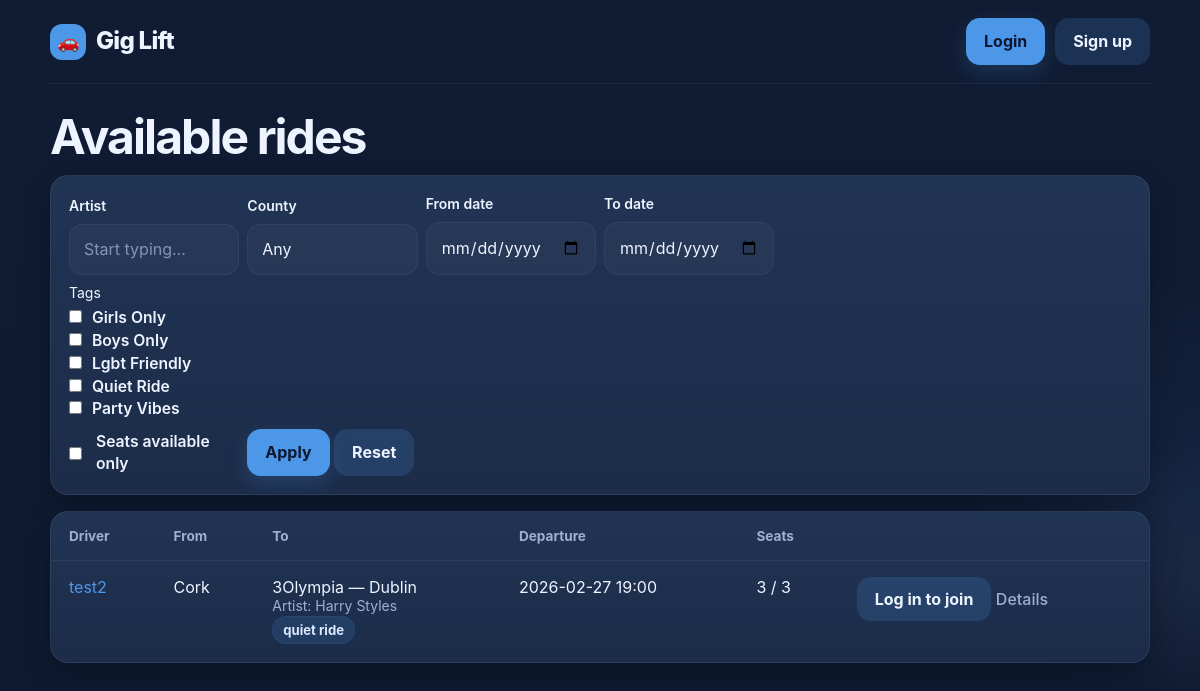
The page / on the database its author committed.
### app/models.py (models this page shows, shortened)
class Ride(Base):
    __tablename__ = "rides"
    id: Mapped[int] = mapped_column(Integer, primary_key=True)
    driver_id: Mapped[int] = mapped_column(ForeignKey("users.id"), nullable=False)
    origin: Mapped[str] = mapped_column(String(200), nullable=False)
    origin_lat: Mapped[float | None] = mapped_column(Float, nullable=True)
    origin_lng: Mapped[float | None] = mapped_column(Float, nullable=True)
    destination: Mapped[str] = mapped_column(String(200), nullable=False)
    depart_at: Mapped[datetime] = mapped_column(DateTime, nullable=False)
    seats_total: Mapped[int] = mapped_column(Integer, nullable=False, default=3)
    artist: Mapped[str] = mapped_column(String(120), nullable=False, default="")
    tags_csv: Mapped[str] = mapped_column(Text, nullable=False, default="")
    @property
    def tags(self) -> list[str]:
        return [t.strip() for t in self.tags_csv.split(",") if t.strip()]
    driver: Mapped["User"] = relationship(back_populates="rides_offered")
    bookings: Mapped[list["Booking"]] = relationship(
        back_populates="ride",
        cascade="all, delete-orphan",
    )
    messages: Mapped[list["RideMessage"]] = relationship(
        "RideMessage",
        back_populates="ride",
        cascade="all, delete-orphan",
        order_by="RideMessage.created_at.asc()",
    )

class User(Base):
    __tablename__ = "users"
    id: Mapped[int] = mapped_column(Integer, primary_key=True)
    email: Mapped[str] = mapped_column(String(255), unique=True, nullable=False)
    name: Mapped[str] = mapped_column(String(120), nullable=False)
    password: Mapped[str] = mapped_column(String(255), nullable=False)
    rides_offered: Mapped[list["Ride"]] = relationship(
        back_populates="driver",
        cascade="all, delete-orphan",
    )
    bookings: Mapped[list["Booking"]] = relationship(
        back_populates="rider",
        cascade="all, delete-orphan",
    )
    sent_messages: Mapped[list["RideMessage"]] = relationship(
        "RideMessage",
        back_populates="sender",
        cascade="all, delete-orphan",
    )

### app/web.py (the view)
@app.get("/")
def home():
    [db] = list(get_db())
    try:
        f_artist = (request.args.get("artist") or "").strip()
        f_county = (request.args.get("county") or "").strip()
        f_tags   = [t.strip().lower() for t in request.args.getlist("tags")]
        f_avail  = request.args.get("available") == "1"
        f_from   = (request.args.get("from") or "").strip()
        f_to     = (request.args.get("to") or "").strip()
        dt_from = datetime.strptime(f_from, "%Y-%m-%d") if f_from else None
        dt_to   = datetime.strptime(f_to, "%Y-%m-%d") if f_to else None
        artists  = [a["name"] for a in load_artists()] if "load_artists" in globals() else []
        counties = load_counties()
        rides = (
            db.query(Ride)
              .options(joinedload(Ride.driver), joinedload(Ride.bookings))
              .order_by(Ride.depart_at.asc())
              .all()
        )
        blocked_user_ids = set()
        if g.user:
            blocks = db.query(UserBlock).filter(
                (UserBlock.blocker_id == g.user.id) | (UserBlock.blocked_id == g.user.id)
            ).all()
            blocked_user_ids = {b.blocked_id for b in blocks if b.blocker_id == g.user.id} | \
                               {b.blocker_id for b in blocks if b.blocked_id == g.user.id}
        finished_ids = {rid for (rid,) in db.query(CompletedRide.ride_id).all()}
        joined_ids = set()
        if g.user:
            joined_ids = {
                b.ride_id
                for b in db.query(Booking).filter(Booking.rider_id == g.user.id).all()
            }
        def has_available_seat(r): return len(r.bookings) < r.seats_total
        def county_in_destination(r, county):
            return county.lower() in (r.destination or "").lower()
        filtered = []
        for r in rides:
            if r.id in finished_ids:
                continue
            if f_artist and f_artist.lower() not in (r.artist or "").lower():
                continue
            if f_county and not county_in_destination(r, f_county):
                continue
            if dt_from and r.depart_at < dt_from:
                continue
            if dt_to and r.depart_at > dt_to:
                continue
            if f_tags:
                ride_tags = [t.lower() for t in r.tags]
                if not any(t in ride_tags for t in f_tags):
                    continue
            if f_avail and not has_available_seat(r):
                continue
            filtered.append(r)
            if blocked_user_ids and r.driver_id in blocked_user_ids:
                continue
        return render_template(
            "rides_list.html",
            rides=filtered,
            joined_ids=joined_ids,
            finished_ids=finished_ids,
            artists=artists,
            counties=counties,
            sel=dict(artist=f_artist, county=f_county, tags=f_tags,
                     available=f_avail, date_from=f_from, date_to=f_to),
        )
    finally:
        db.close()

### app/auth.py (called while the page is built)
def load_current_user():
    user_id = session.get("user_id")
    if not user_id:
        g.user = None
        return
    [db] = list(get_db())
    try:
        g.user = db.query(User).get(user_id)
    finally:
        db.close()

### app/db.py (called while the page is built)
def get_db():
    db = SessionLocal()
    try:
        yield db
    finally:
        db.close()

### app/web.py (called while the page is built, shortened)
def load_artists():
    xlsx = DATA_DIR / "artists.xlsx"
    rows = []
    if not xlsx.exists():
        return rows

def load_venues():
    rows = []
    candidates = [DATA_DIR / "venues_ie.csv", DATA_DIR / "venues_ie.xlsx"]
    file = next((p for p in candidates if p.exists()), None)
    rows: list[dict] = []
    if not file:
        return rows

def load_counties():
    try:
        return sorted({v["county"] for v in load_venues()})
    except Exception:
        return []

@app.before_request
def _load_user():
    load_current_user()
    g.is_admin = False
    if g.user:
        [db] = list(get_db())
        try:
            g.is_admin = db.query(AdminUser).get(g.user.id) is not None
        finally:
            db.close()

@app.context_processor
def inject_user():
    return {"current_user": getattr(g, "user", None)}

### app/templates/rides_list.html (shortened to what this page needs)
{% extends "base.html" %}
{% block content %}
<h2>Available rides</h2>
<form method="get" class="filters" style="display:grid; gap:8px; grid-template-columns: repeat(auto-fit,minmax(160px,1fr)); align-items:end; margin:12px 0 16px;">
  <div>
    <label class="small">Artist</label>
    <input type="text" name="artist" list="artist_suggestions" value="{{ sel.artist or '' }}" placeholder="Start typing…">
  </div>
  <div>
    <label class="small">County</label>
    <select name="county">
      <option value="">Any</option>
    </select>
  </div>
  <div>
    <label class="small">From date</label>
    <input type="date" name="from" value="{{ sel.date_from or '' }}">
  </div>
  <div>
    <label class="small">To date</label>
    <input type="date" name="to" value="{{ sel.date_to or '' }}">
  </div>
  <div style="grid-column: 1 / -1;">
    <span class="small" style="display:block;margin-bottom:4px;">Tags</span>
    {% for t in ['girls only','boys only','lgbt friendly','quiet ride','party vibes'] %}
      <label style="margin-right:12px;">
        <input type="checkbox" name="tags" value="{{ t }}" {% if t in sel.tags %}checked{% endif %}> {{ t|title }}
      </label>
    {% endfor %}
  </div>
  <label style="display:flex;align-items:center; gap:8px;">
    <input type="checkbox" name="available" value="1" {% if sel.available %}checked{% endif %}> Seats available only
  </label>
  <div style="justify-self:start;">
    <button class="btn" type="submit">Apply</button>
    <a class="btn btn-secondary" href="{{ url_for('home') }}">Reset</a>
  </div>
</form>
<table class="table">
  <thead>
    <tr>
      <th>Driver</th><th>From</th><th>To</th><th>Departure</th><th>Seats</th><th></th>
    </tr>
  </thead>
  <tbody>
    {% for r in rides %}
      {% set seats_left = r.seats_total - (r.bookings|length) %}
      {% set is_finished = finished_ids and (r.id in finished_ids) %}
      <tr>
        <td>
          <a href="{{ url_for('profile_public', user_id=r.driver.id) }}">{{ r.driver.name }}</a>
        </td>
        <td>{{ r.origin }}</td>
        <td>
          {{ r.destination }}
          <div class="small muted">Artist: {{ r.artist }}</div>
          {% if r.tags %}
            <div class="tags-line">
              {% for t in r.tags %}<span class="badge">{{ t }}</span>{% endfor %}
            </div>
          {% endif %}
        </td>
        <td>{{ r.depart_at.strftime("%Y-%m-%d %H:%M") }}</td>
        <td>{{ seats_left }} / {{ r.seats_total }}</td>
        <td>
          {% if current_user %}
            {% if r.driver_id == current_user.id %}
              <a class="btn btn-secondary" href="{{ url_for('ride_detail', ride_id=r.id) }}">Manage</a>
              <span class="muted small" style="margin-left:8px;">Your ride</span>
            {% else %}
              {% if r.id in joined_ids %}
                {% if is_finished %}
                  <a class="btn btn-secondary" href="{{ url_for('review_ride', ride_id=r.id) }}">Rate / Report</a>
                {% else %}
                  <form method="post" action="{{ url_for('cancel_join', ride_id=r.id) }}" style="display:inline;">
                    <button class="btn btn-secondary" type="submit">Cancel</button>
                  </form>
                {% endif %}
              {% elif is_finished %}
                <span class="muted small">Finished</span>
              {% elif seats_left > 0 %}
                <form method="post" action="{{ url_for('join_ride', ride_id=r.id) }}" style="display:inline;">
                  <button class="btn" type="submit">Join</button>
                </form>
              {% else %}
                <span class="muted small">Full</span>
              {% endif %}
              <a class="btn btn-link" href="{{ url_for('ride_detail', ride_id=r.id) }}">Details</a>
            {% endif %}
          {% else %}
            <a class="btn btn-secondary" href="{{ url_for('login') }}">Log in to join</a>
            <a class="btn btn-link" href="{{ url_for('ride_detail', ride_id=r.id) }}">Details</a>
          {% endif %}
        </td>
      </tr>
    {% else %}
      <tr><td colspan="6" class="muted">No rides yet.</td></tr>
    {% endfor %}
  </tbody>
</table>
{% endblock %}

### app/static/styles.css (style rules this page uses)
:root { --bg: #0f1c34; --surface: #152542; --card: #1d2d4a; --card-2: #223555; --border: rgba(255,255,255,0.06); --text: #eef4ff; --muted: #9fb0cf; --primary: #4d97e8; --primary-2: #5aa7ff; --danger: #e03a3a; --success: #57c58a; --radius: 18px; --radius-sm: 12px; --shadow: 0 10px 28px rgba(0,0,0,0.22); --max-width: 1100px; }
* { box-sizing: border-box; }
html, body { margin: 0; padding: 0; }
body { font-family: Inter, ui-sans-serif, system-ui, -apple-system, BlinkMacSystemFont, "Segoe UI", Roboto, sans-serif; color: var(--text); line-height: 1.45; background: radial-gradient(circle at 100% 62%, rgba(77,151,232,0.08), transparent 18%), radial-gradient(circle at 100% 72%, rgba(255,255,255,0.04), transparent 10%), linear-gradient(180deg, #101c33 0%, #0e1930 100%); }
a { color: var(--primary); text-decoration: none; }
h2 { margin: 0 0 10px; font-size: clamp(2rem, 4vw, 3.1rem); line-height: 1.05; letter-spacing: -0.04em; }
.muted { color: var(--muted); }
.small { font-size: 0.875rem; }
.card, .auth-card, .form, .filters, .table, fieldset.tags { background: linear-gradient(180deg, rgba(34,53,85,0.96), rgba(29,45,74,0.96)); border: 1px solid var(--border); border-radius: var(--radius); box-shadow: var(--shadow); }
label { display: block; font-size: 0.98rem; font-weight: 600; color: var(--text); }
input, select, textarea { width: 100%; margin-top: 8px; padding: 13px 14px; border-radius: 14px; border: 1px solid rgba(255,255,255,0.05); background: rgba(255,255,255,0.03); color: var(--text); font: inherit; outline: none; transition: border-color .18s ease, box-shadow .18s ease, background .18s ease; }
input::placeholder, textarea::placeholder { color: #8395b8; }
select { appearance: none; }
.btn, button, input[type="submit"] { appearance: none; border: 0; border-radius: 14px; padding: 12px 18px; background: var(--primary); color: #0d1830; font: inherit; font-weight: 700; cursor: pointer; display: inline-flex; align-items: center; justify-content: center; gap: 8px; box-shadow: 0 8px 20px rgba(77,151,232,0.2); transition: transform .15s ease, opacity .15s ease; }
.btn-secondary { background: rgba(77,151,232,0.18); color: var(--text); box-shadow: none; }
.btn-link { padding: 0; background: transparent; color: var(--muted); box-shadow: none; border-radius: 0; font-weight: 500; }
.filters { padding: 18px; margin: 16px 0 18px; }
.tags label, .tags-line { display: flex; flex-wrap: wrap; gap: 10px; align-items: center; }
.tags input[type="checkbox"], .filters input[type="checkbox"] { width: auto; margin: 0 6px 0 0; accent-color: var(--primary); }
.badge { display: inline-flex; align-items: center; padding: 5px 10px; margin: 2px 6px 2px 0; border-radius: 999px; background: rgba(77,151,232,0.15); border: 1px solid rgba(77,151,232,0.08); color: #dbe8ff; font-size: 0.82rem; font-weight: 700; }
.table { width: 100%; border-collapse: separate; border-spacing: 0; overflow: hidden; }
.table thead th { padding: 16px 18px; text-align: left; font-size: 0.85rem; color: var(--muted); font-weight: 700; border-bottom: 1px solid var(--border); }
.table tbody td { padding: 16px 18px; vertical-align: top; border-bottom: 1px solid var(--border); }
.table tbody tr:last-child td { border-bottom: 0; }

### rows shown on the page
Ride: driver.name "test2", origin "Cork", destination "3Olympia — Dublin", artist "Harry Styles", tags_csv "quiet ride", depart_at "2026-02-27 19:00", seats_total "3"

### other values the page prints
{{ t|title }} "Girls Only" "Boys Only" "Lgbt Friendly" "Quiet Ride" "Party Vibes"
